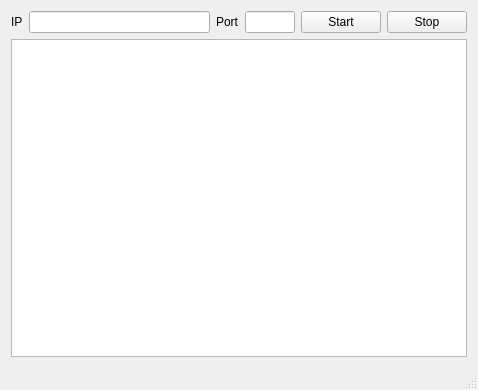
<?xml version="1.0" encoding="UTF-8"?>
<ui version="4.0">
 <class>gui_server</class>
 <widget class="QMainWindow" name="gui_server">
  <property name="geometry">
   <rect>
    <x>0</x>
    <y>0</y>
    <width>478</width>
    <height>390</height>
   </rect>
  </property>
  <property name="windowTitle">
   <string>Android Based Robotics - Server</string>
  </property>
  <widget class="QWidget" name="centralWidget">
   <layout class="QVBoxLayout" name="verticalLayout">
    <item>
     <layout class="QHBoxLayout" name="horizontalLayout">
      <item>
       <widget class="QLabel" name="IP_label">
        <property name="text">
         <string>IP</string>
        </property>
       </widget>
      </item>
      <item>
       <widget class="QLineEdit" name="IP_edit">
        <property name="enabled">
         <bool>true</bool>
        </property>
        <property name="maxLength">
         <number>15</number>
        </property>
        <property name="readOnly">
         <bool>false</bool>
        </property>
       </widget>
      </item>
      <item>
       <widget class="QLabel" name="port_label">
        <property name="text">
         <string>Port</string>
        </property>
       </widget>
      </item>
      <item>
       <widget class="QLineEdit" name="port_edit">
        <property name="sizePolicy">
         <sizepolicy hsizetype="Fixed" vsizetype="Fixed">
          <horstretch>0</horstretch>
          <verstretch>0</verstretch>
         </sizepolicy>
        </property>
        <property name="maximumSize">
         <size>
          <width>50</width>
          <height>100</height>
         </size>
        </property>
        <property name="inputMethodHints">
         <set>Qt::ImhNone</set>
        </property>
        <property name="text">
         <string/>
        </property>
        <property name="maxLength">
         <number>6</number>
        </property>
       </widget>
      </item>
      <item>
       <widget class="QPushButton" name="start_server_btn">
        <property name="text">
         <string>Start</string>
        </property>
       </widget>
      </item>
      <item>
       <widget class="QPushButton" name="stop_server_btn">
        <property name="text">
         <string>Stop</string>
        </property>
       </widget>
      </item>
     </layout>
    </item>
    <item>
     <widget class="QGraphicsView" name="the_graphicsView"/>
    </item>
   </layout>
  </widget>
  <widget class="QMenuBar" name="menuBar">
   <property name="geometry">
    <rect>
     <x>0</x>
     <y>0</y>
     <width>478</width>
     <height>23</height>
    </rect>
   </property>
  </widget>
  <widget class="QStatusBar" name="statusBar"/>
 </widget>
 <layoutdefault spacing="6" margin="11"/>
 <tabstops>
  <tabstop>start_server_btn</tabstop>
  <tabstop>port_edit</tabstop>
  <tabstop>IP_edit</tabstop>
  <tabstop>the_graphicsView</tabstop>
  <tabstop>stop_server_btn</tabstop>
 </tabstops>
 <resources/>
 <connections/>
</ui>
